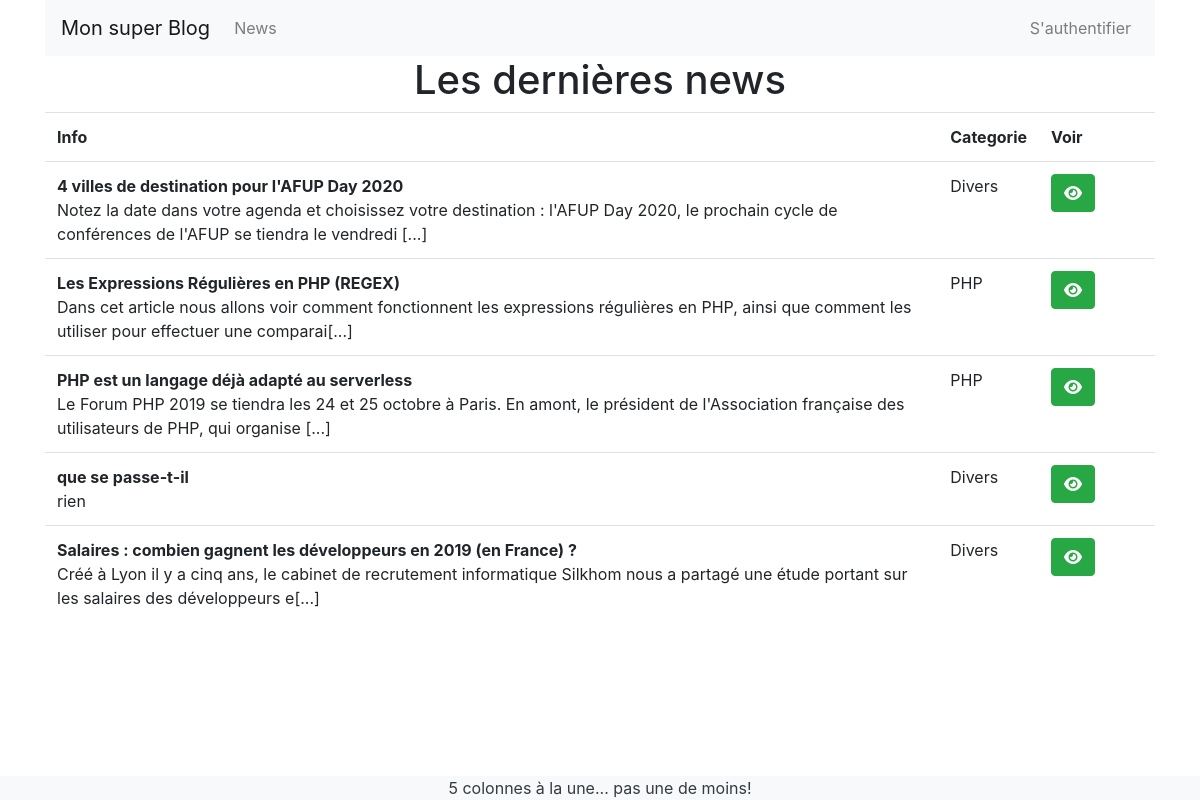
The page / on the database its author committed.
### tables this page shows
CREATE TABLE IF NOT EXISTS `news` (
  `id` int(11) NOT NULL AUTO_INCREMENT,
  `title` varchar(255) NOT NULL,
  `description` text NOT NULL,
  `category` int(11) DEFAULT NULL,
  PRIMARY KEY (`id`),
  KEY `FK_category` (`category`)
);

CREATE TABLE IF NOT EXISTS `category` (
  `id` int(11) NOT NULL AUTO_INCREMENT,
  `name` varchar(255) NOT NULL,
  `description` varchar(255) NOT NULL,
  PRIMARY KEY (`id`)
);

### Controller/NewController.php (called while the page is built, shortened)
<?php
include 'View\NewView.php';
include 'Model\NewModel.php';
class NewController extends Controller
{
    public function __construct()
    {
        $this->view = new NewView();
        $this->model = new NewModel();
    }
    public function start()
    {
        $listNews = $this->model->getNews();
        $this->view->displayHome($listNews);
    }
}

### index.php (called while the page is built, shortened)
<?php
include 'View\View.php';
include 'Model\Model.php';
include 'Controller\NewController.php';
$paramGet = extractParameters();
$action = $paramGet['action'];
$controller = new $controller();
$controller->$action();
function extractParameters()
{
    if (isset($_GET['controller'])) {
        $controller = ucfirst($_GET['controller']) . "Controller";
    } else {
        $controller = 'NewController';
    }
    if (isset($_GET['action'])) {
        $action = $_GET['action'];
    } else {
        $action = 'start';
    }
    return (['controller' => $controller, 'action' => $action]);
}

### Model/Model.php (called while the page is built, shortened)
<?php
abstract class Model
{
    public function __construct()
    {
        try {
            $this->connexion = new PDO("mysql:host=" . self::SERVER . ";dbname="
                . self::BASE, self::USER, self::PASSWORD);
        } catch (Exception $e) {
            echo 'Erreur : ' . $e->getMessage();
        }
    }
}

### Model/NewModel.php (called while the page is built, shortened)
<?php
class NewModel extends Model
{
    public function getNews()
    {
        $requete = "SELECT news.*,
        category.id as id_category,
        category.name as name_category,
        category.description as description_category
        FROM news
        LEFT JOIN category
        ON news.category = category.id
        ORDER BY news.title";
        $result = $this->connexion->query($requete);
        $listNews = $result->fetchAll(PDO::FETCH_ASSOC);
        return $listNews;
    }
}

### View/NewView.php (the view, shortened to what this page needs)
<?php
class NewView extends View
{
    public function displayHome($listNews)
    {
        $this->page .= "<h1 class='text-center'>Les dernières news</h1>";
        $this->page .= "<table class='table'>";
        $this->page .= "<tr>";
        $this->page .= "<th>Info</td>";
        $this->page .= "<th>Categorie</td>";
        $this->page .= "<th>Voir</td>";
        $this->page .= "<th></td>";
        $this->page .= "<th></td>";
        $this->page .= "</tr>";
        foreach ($listNews as $new) {
            $lienUpdate = "";
            $lienDelete = "";
            $description = (strlen($new['description'])>50)?substr($new['description'],0,150)."[...]":$new['description'];
            $this->page .= "<tr>"
                . "<td><strong>" . $new['title'] . "</strong>"
                . "<br>" . $description . "</td>"
                . "<td>" . $new['name_category'] . "</td>"
                . "<td>"
                . "<a href='index.php?controller=new&action=show&id="
                . $new['id']
                . "' class='btn btn-success' title='supprimer'><i class='fas fa-eye'></i></a>"
                . "</a>"
                . "<td>" . $lienUpdate
                . "</td>"
                . "<td>" . $lienDelete
                . "</td>"
                . "</tr>";
        }
        $this->page .= "</table>";
    }
}

### View/View.php
<?php
abstract class View
{
    protected $page;
    public function __construct()
    {
        $this->page = file_get_contents('template/head.html');
        $this->page .= file_get_contents('template/nav.html');
        if (isset($_SESSION['user'])) {
            $optionConnect = "<a class='nav-link' href='index.php?controller=security&action=logout'>Se déconnecter</a>";
            $optionAuth = '<li class="nav-item">
				<a class="nav-link" href="index.php?controller=category">Categorie</a>
			</li>
			<li class="nav-item">
				<a class="nav-link" href="index.php?controller=user">Utilisateur</a>
			</li>';
        } else {
            $optionConnect = "<a class='nav-link' href='index.php?controller=security&action=formLogin'>S'authentifier</a>";
            $optionAuth = "";
        }
        $this->page = str_replace('{optionConnect}', $optionConnect, $this->page);
        $this->page = str_replace('{optionAuth}', $optionAuth, $this->page);
    }
    protected function displayPage()
    {
        $this->page .= file_get_contents('template/footer.html');
        echo $this->page;
    }
}

### rows shown on the page
news: title "4 villes de destination pour l'AFUP Day 2020", description "Notez la date dans votre agenda et choisissez votre destination : l'AFUP Day 2020, le prochain cycle de conférences de l'AFUP se tiendra le vendredi [...]"
category: name "Divers Divers Divers"
news: title "Les Expressions Régulières en PHP (REGEX)", description "Dans cet article nous allons voir comment fonctionnent les expressions régulières en PHP, ainsi que comment les utiliser pour effectuer une comparai[...]"
category: name "PHP PHP"
news: title "PHP est un langage déjà adapté au serverless", description "Le Forum PHP 2019 se tiendra les 24 et 25 octobre à Paris. En amont, le président de l'Association française des utilisateurs de PHP, qui organise [...]"
news: title "que se passe-t-il", description "rien"
news: title "Salaires : combien gagnent les développeurs en 2019 (en France) ?", description "Créé à Lyon il y a cinq ans, le cabinet de recrutement informatique Silkhom nous a partagé une étude portant sur les salaires des développeurs e[...]"

### other values the page prints
$this->page "Mon super Blog News 5 colonnes à la une... pas une de moins!"
